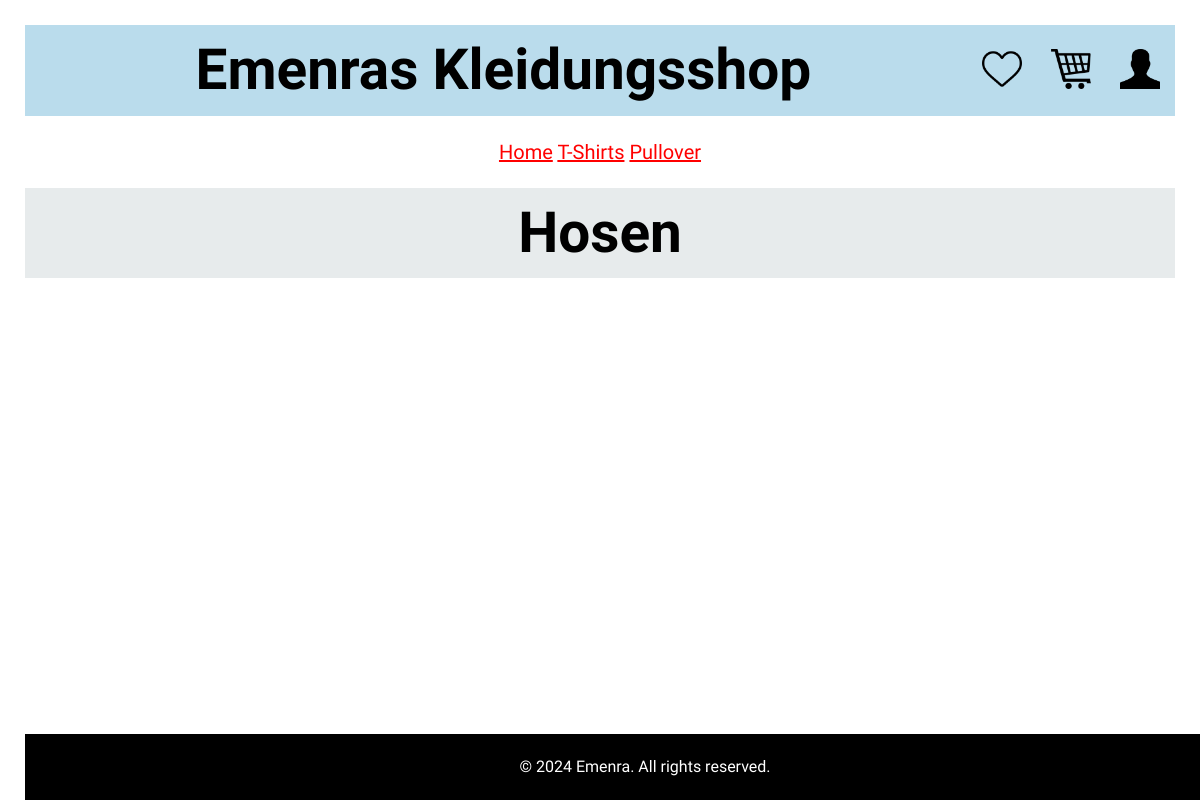
The app's page /Hosen.php, older data.
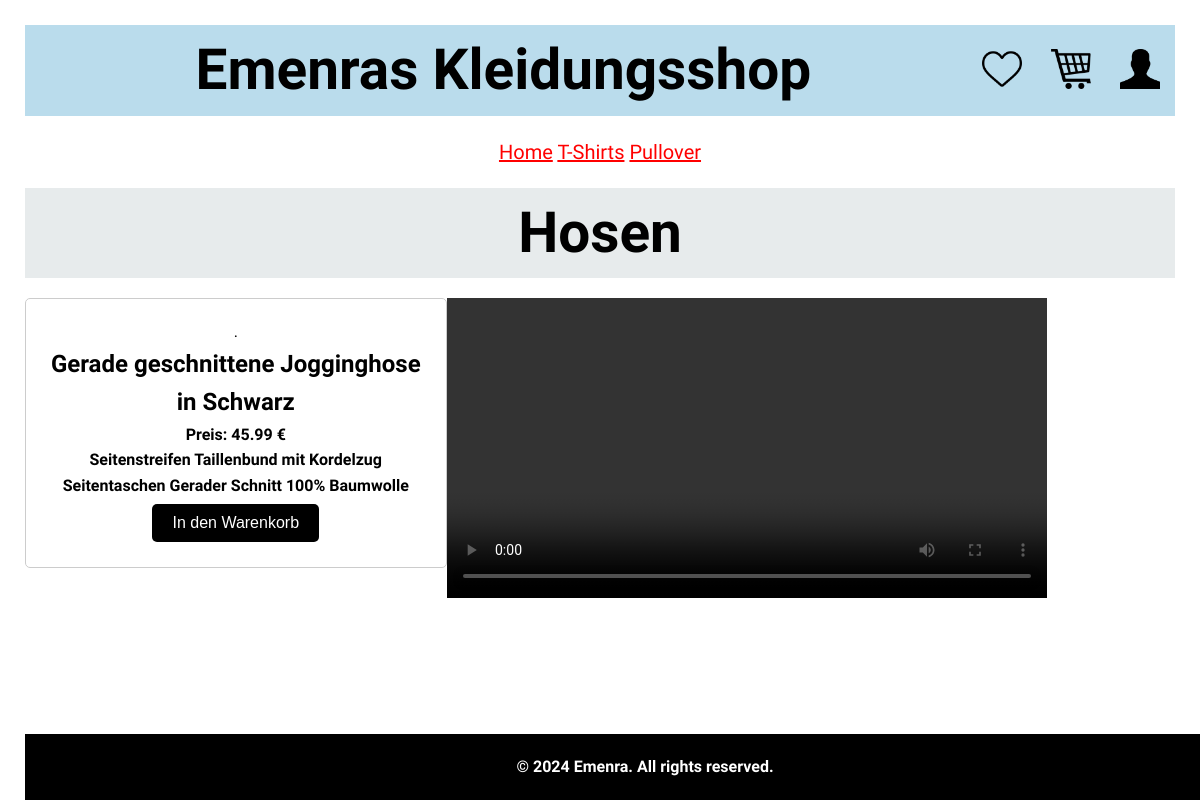
The same page, newer data.
### tables this page shows
CREATE TABLE `produkte` (
  `P_ID` int(11) NOT NULL,
  `P_Name` varchar(50) NOT NULL,
  `P_Beschreibung` varchar(500) NOT NULL,
  `P_Kategorie` varchar(50) NOT NULL,
  `P_Anzahl` text NOT NULL,
  `P_Preis` double NOT NULL,
  `P_Bewertung` double NOT NULL,
  `P_Größe` varchar(50) NOT NULL
);

### Hosen.php (the view, shortened to what this page needs)
<!DOCTYPE html>
<html lang="en">
<head>
    <link rel="stylesheet" href="style.css">
</head>
<body>
    <header>
        <section id="Uberschrift"><h1>Emenras Kleidungsshop
            <div id="icons-container">
            <img src="Icons\heart.png" alt="Icon 3" class="icon heart">
            <img src="Icons\cart-line-icon.png" alt="Icon 1" class="icon cart">
            <img src="Icons\male-icon.png" alt="Icon 2" class="icon person">
        </div>
    </h1>
</section>
<section id="links">
     <a href="index.html"> Home</a>
<a href="tshirts.php">T-Shirts</a>
                <a href="pullover.php">Pullover</a>
       </section>
   <section id="Pullover">  <h1>Hosen</h1></section>
</head>
<body>
<?php
$servername = "localhost";
$username = "root";
$password = "";
$database = "webshop_emenra";
$conn = new mysqli($servername, $username, $password, $database);
$sql = "SELECT * FROM produkte WHERE P_Kategorie='Hose'";
$result = $conn->query($sql);
if ($result->num_rows > 0) {
    while($row = $result->fetch_array()){
      $name = $row['P_Name'];
      $preis = $row['P_Preis'];
      $beschreibung = $row['P_Beschreibung'];
      echo '<div class="mycontainer"><div>';
      echo "</div><div class='product-box' style='background-color:#ffffff;'>.
      <h2>$name</h2>
      <p><b>Preis: $preis €</p>
      <p>$beschreibung</p>
      <form method='post'>
        <input type='submit' name='add_to_cart' value='In den Warenkorb'>
      </form>
      </div>";
      echo "<div>
      <video controls autoplay loop width='600'>
        <source src='$videoPfad' type='video/mp4'>
      </video>
      </div>";
      echo "</div>";
    }
  }
?>
<br>
<footer>
        <p>&copy; 2024 Emenra. All rights reserved.</p>
    </footer>
    </body>
</html>

Row changes from the older to the newer data that the page shows:
added produkte: P_Name "Gerade geschnittene Jogginghose in Schwarz", P_Preis "45.99", P_Beschreibung "Seitenstreifen Taillenbund mit Kordelzug Seitentaschen Gerader Schnitt 100% Baumwolle"
